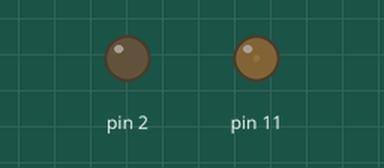
The sketch below on a simulated Arduino Uno, built with avr-gcc and run on an emulated ATmega328P. Parts: output pins drawn as LEDs (lit = HIGH).

Above: at 0.05 s.
At 1.15 s:
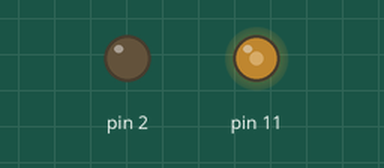
At 2.3 s:
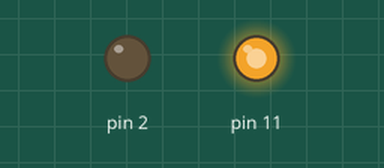
At 4.6 s:
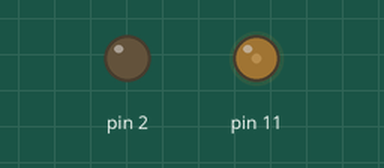
Timing chart, 0 to 6.7 s (numbered marks = the images above):
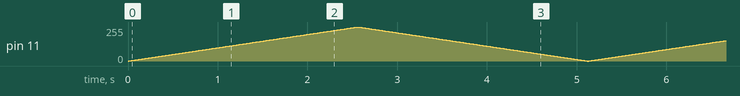

The sketch:

sketch_dec16a.ino
```cpp
void setup() {
  pinMode(13,INPUT);
  pinMode(2, OUTPUT);
  Serial.begin(9600);
}

void loop() {
  for(int i = 0; i<=255; i++){
    analogWrite(11,i);
    delay(10);
  }
for(int i = 255; i>=0; i--){
  analogWrite(11,i);
  delay(10);
}
}
```
